Frame 1 (no input): blank canvas, image omitted
Frame 60 (the mouse pressed at the canvas centre just before this capture): blank canvas, image omitted
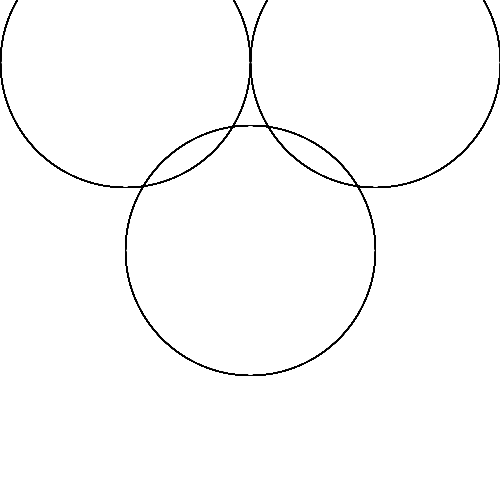
Frame 120 (the mouse held since frame 60 and released just before this capture)

The Processing sketch whose frames 1 and 60 were blank and that drew this single picture after the mouse press (run headless with seeded random() and noise(); from frame 60 on, the mouse is pressed at the canvas centre):

// Processing sketch: processing_152031
// ── processing_152031.pde

int nat = 250;
int howe = 400;

void setup() {
  size(500, 500);
  
  
}

void draw() { 
  noFill();
  stroke(0);
  
  if (mouseX > 10) {
  ellipse(width/4, height/8, mouseX, mouseX); // left eye
  ellipse(width - width/4, height/8, mouseX, mouseX); //right eye
  ellipse(width/2, height/2, mouseX, mouseX); // mouth
  // ellipse(mouseX, mouseY, mouseX/HALF_PI, mouseY/PI+TWO_PI);
  } 
  
  else {
  background(255); 
  ellipse(width/4, height/8, mouseX, mouseX); // left eye
  ellipse(width - width/4, height/8, mouseX, mouseX); //right eye
  ellipse(width/2, height/2, mouseX, mouseX); // mouth
  // ellipse(mouseX, mouseY, mouseX/HALF_PI, mouseY/PI+TWO_PI);
  } 
}
